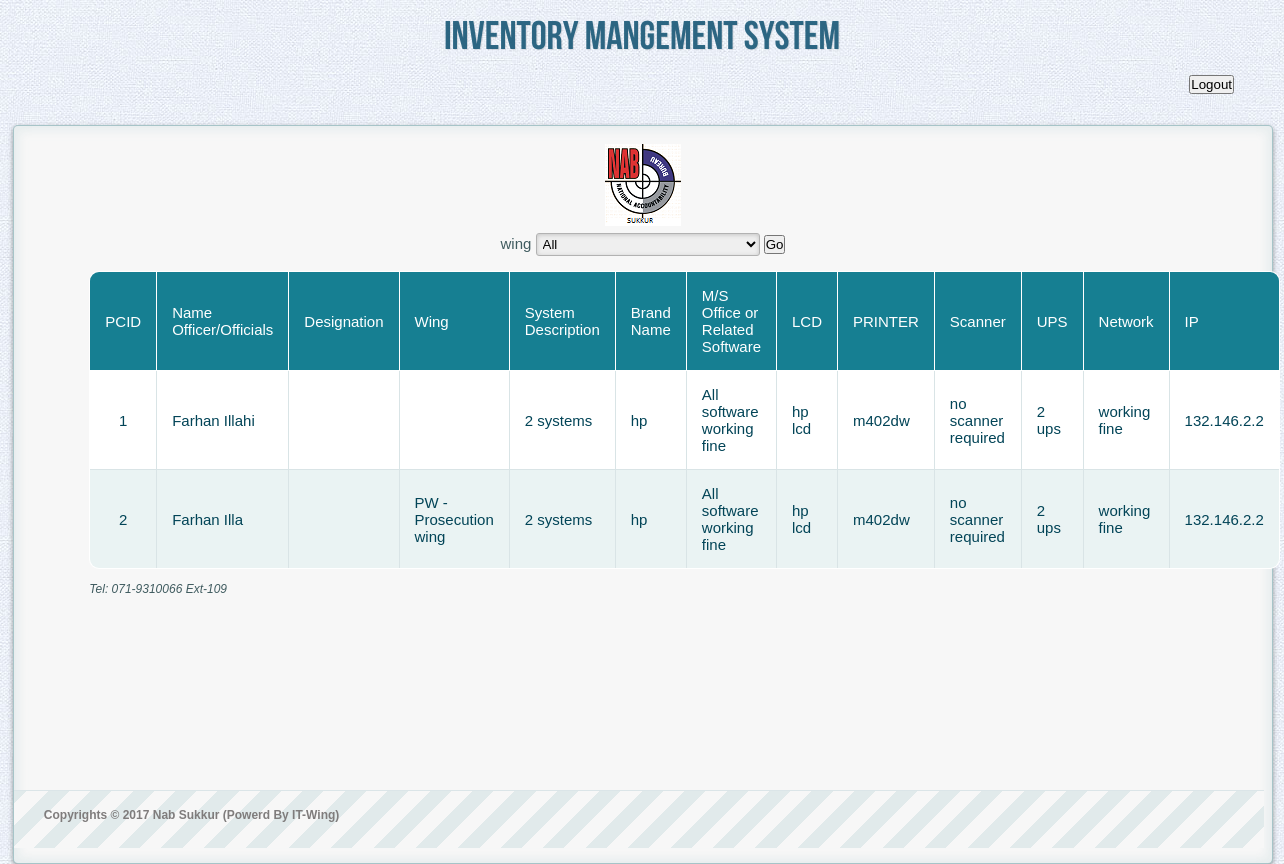
The page /pcinventoryview.php (signed in) on the database its author committed.
### tables this page shows
CREATE TABLE IF NOT EXISTS `tblpcinventory` (
`PCId` int(11) NOT NULL,
  `OfficerName` varchar(250) NOT NULL,
  `Wing` varchar(250) NOT NULL,
  `Description` varchar(250) NOT NULL,
  `BrandName` varchar(250) NOT NULL,
  `MsOfficeOrOtherSoftware` varchar(250) NOT NULL,
  `LCD` varchar(250) NOT NULL,
  `Printer` varchar(250) NOT NULL,
  `Scanner` varchar(250) NOT NULL,
  `UPS` varchar(250) NOT NULL,
  `Network` varchar(250) NOT NULL,
  `IP` varchar(250) NOT NULL,
  `Designation` varchar(250) NOT NULL,
  `Date` date NOT NULL
);

CREATE TABLE IF NOT EXISTS `tblwing` (
`wingid` int(11) NOT NULL,
  `wingname` text NOT NULL
);

### pcinventoryview.php (the view, shortened to what this page needs)
<?php
if(isset($_SESSION["PCIadmin"]))
{
if($_SESSION["PCIadmin"] == "PCIadmin")
{
if(isset($_POST['ddlwing']))
{
if($_POST['ddlwing'] != "All")
{
	$query = "SELECT s.*,w.wingname
	FROM `tblpcinventory` s
	INNER JOIN tblwing w ON s.wing = w.wingid
	WHERE s.wing= '".$_POST['ddlwing'] ."' ";
	$resource =	mysql_query($query);
	if(!empty($resource))
	{
		while($array = mysql_fetch_assoc($resource))
		{
			$viewarray[] = $array;
		}
	}
}
else
{
	$query = "SELECT s.*,w.wingname
	FROM `tblpcinventory` s
	left JOIN tblwing w ON s.wing = w.wingid";;
	$resource =	mysql_query($query);
	while($array = mysql_fetch_assoc($resource))
	{
		$viewarray[] = $array;
	}
}
}
else
{
	$query = "SELECT s.*,w.wingname
	FROM `tblpcinventory` s
	left JOIN tblwing w ON s.wing = w.wingid";;
	$resource =	mysql_query($query);
	while($array = mysql_fetch_assoc($resource))
	{
		$viewarray[] = $array;
	}
}
}
}
else
{
		header('location:login.php');
}
	?>
<!DOCTYPE html>
 <html lang="en" >
    <head>
	<link rel="stylesheet" type="text/css" href="js/datepicker/jquery-ui.css" />
				<link rel="stylesheet" type="text/css" href="css/styletable.css" />
		<link rel="stylesheet" type="text/css" href="css/demo1.css" />
        <link rel="stylesheet" type="text/css" href="css/style1.css" />
		<link rel="stylesheet" type="text/css" href="css/animate-custom.css" />
		<link rel="stylesheet" type="text/css" href="css/popup12.css" />
    </head>
    <body>
        <div class="container">
            <header>
                <h1>
				Inventory Mangement System
					<form  method = "post" action = "process.php" autocomplete="on">
						<p class="login button">
							<input type="submit" class="logout" value="Logout" name = "logout" />
						</p>
					</form>
				</h1>
            </header>
            <section>
                <div id="container_demo" >
                    <div id="wrapper">
                        <div id="login" class="">
						<form  method = "post" action = "pcinventoryview.php" autocomplete="on">
							<center><img src="images/nablogo.png" alt=""  >
								<div>
								<p>
                                    <label for="wing" class="youpasswd" >wing </label>
									<select id = "ddlwing"  name = "ddlwing" style="padding:2px;width:inherit;">
									<option value = "All"  >All</option>
									</select>
                                <input type ="submit" name="selectedwing" value= "Go">
                                </p>
								</div>
								</center>
								</form>
							<form  method = "post" action = "process.php" autocomplete="on">
								<table id="tblcomplain" class="responstable">
  <tr>
  <th>PCID</th>
    <th>Name Officer/Officials </th>
    <th>Designation</th>
    <th data-th="Driver details"><span>Wing</span></th>
    <th>System Description</th>
    <th>Brand Name</th>
    <th>M/S Office or Related Software</th>
    <th>LCD</th>
    <th>PRINTER</th>
	<th>Scanner</th>
	<th>UPS</th>
	<th>Network</th>
	<th>IP</th>
  </tr>
  <?php
  $counter =1;
  if(!empty($viewarray)) {
  foreach($viewarray as $arr){ ?>
  <tr id = "complainstatus<?=  $counter;?>">
	<td> <?= $arr['PCId'] ?></td>
    <td> <?= $arr['OfficerName'] ?></td>
	<td> <?= $arr['Designation'] ?></td>
    <td><?= $arr['wingname'] ?></td>
    <td><?= $arr['Description'] ?></td>
    <td><?= $arr['BrandName'] ?>  </td>
    <td><?= $arr['MsOfficeOrOtherSoftware'] ?> </td>
	<td><?= $arr['LCD'] ?> </td>
	<td><?= $arr['Printer'] ?> </td>
	<td><?= $arr['Scanner'] ?> </td>
	<td><?= $arr['UPS'] ?> </td>
	<td><?= $arr['Network'] ?> </td>
	<td><?= $arr['IP'] ?> </td>
  </tr>
  <?php
		$counter++;
	}
  }
  ?>
</table>
                                <p class="keeplogin">
									<label for="loginkeeping">Tel: 071-9310066  Ext-109</label>
								</p>
                              <p class="change_link">
								<b>
									Copyrights © 2017 Nab Sukkur
									(Powerd By IT-Wing)
									</b>
								</p>
                            </form>
                        </div>
                </div>
            </section>
        </div>
    </body>
</html>

### css/styletable.css (style rules this page uses)
.responstable { margin: 1em 0; width: 100%; overflow: hidden; background: #FFF; color: #024457; border-radius: 10px; border: 1px solid #167F92; }
.responstable tr { border: 1px solid #D9E4E6; }
.responstable tr:nth-child(odd) { background-color: #EAF3F3; }
.responstable th { display: none; border: 1px solid #FFF; background-color: #167F92; color: #FFF; padding: 1em; }
.responstable th:first-child { display: table-cell; text-align: center; }
.responstable th:nth-child(2) { display: table-cell; }
.responstable th:nth-child(2):after { content: attr(data-th); }
@media (min-width: 480px) { .responstable th:nth-child(2):after { display: none; } }
.responstable td { display: block; word-wrap: break-word; max-width: 7em; }
.responstable td:first-child { display: table-cell; text-align: center; border-right: 1px solid #D9E4E6; }
@media (min-width: 480px) { .responstable td { border: 1px solid #D9E4E6; } }
.responstable th, .responstable td { text-align: left; margin: .5em 1em; }
@media (min-width: 480px) { .responstable th, .responstable td { display: table-cell; padding: 1em; } }
body { padding: 0 2em; font-family: Arial, sans-serif; color: #024457; background: #f2f2f2; }
h1 { font-family: Verdana; font-weight: normal; color: #024457; }

### css/demo1.css (style rules this page uses)
body,div,dl,dt,dd,ul,ol,li,h1,h2,h3,h4,h5,h6,pre,form,fieldset,input,textarea,p,blockquote,th,td { margin:0; padding:0; }
html,body { margin:0; padding:0; height: 100%; }
table { border-collapse:collapse; border-spacing:0; }
fieldset,img { border:0; }
address,caption,cite,code,dfn,th,var { font-style:normal; font-weight:normal; }
caption,th { text-align:left; }
h1,h2,h3,h4,h5,h6 { font-size:100%; font-weight:normal; }
article, aside, details, figcaption, figure, footer, header, hgroup, menu, nav, section { display: block; }
body { font-family: Cambria, Palatino, "Palatino Linotype", "Palatino LT STD", Georgia, serif; background: #fff url(../images/bg.jpg) repeat top left; font-weight: 400; font-size: 15px; color: #1d3c41; overflow-y: scroll; }
.container { width: 100%; height: 100%; position: relative; text-align: center; }
.container > header { padding: 20px 30px 10px 30px; margin: 0px 20px 10px 20px; position: relative; display: block; text-shadow: 1px 1px 1px rgba(0,0,0,0.2); text-align: center; }
.container > header h1 { font-family: 'BebasNeueRegular', 'Arial Narrow', Arial, sans-serif; font-size: 40px; line-height: 35px; position: relative; font-weight: 400; color: rgba(26,89,120,0.9); text-shadow: 1px 1px 1px rgba(0,0,0,0.1); padding: 0px 0px 5px 0px; }

### rows shown on the page
tblpcinventory: PCId "1", OfficerName "Farhan Illahi", Description "2 systems", BrandName "hp", MsOfficeOrOtherSoftware "All software working fine", LCD "hp lcd", Printer "m402dw", Scanner "no scanner required", UPS "2 ups", Network "working fine", IP "132.146.2.2"
tblpcinventory: PCId "2", OfficerName "Farhan Illa", tblwing.wingname "PW - Prosecution wing", Description "2 systems", BrandName "hp", MsOfficeOrOtherSoftware "All software working fine", LCD "hp lcd", Printer "m402dw", Scanner "no scanner required", UPS "2 ups", Network "working fine", IP "132.146.2.2"
